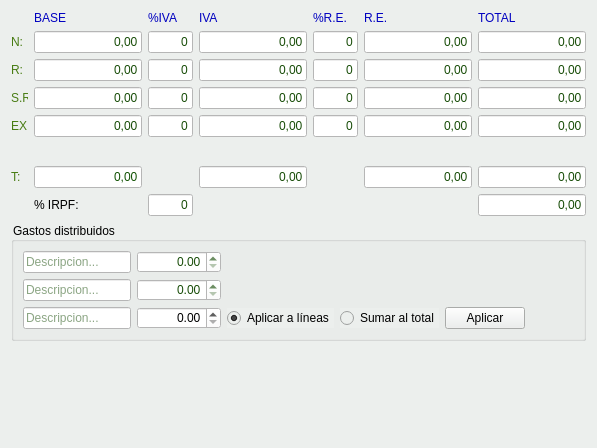
     <widget class="QWidget" name="tab_6">
      <property name="styleSheet">
       <string notr="true">background-color: #ecefed;
</string>
      </property>
      <attribute name="title">
       <string>Desglose</string>
      </attribute>
      <layout class="QVBoxLayout" name="verticalLayout_2">
       <item>
        <layout class="QGridLayout" name="gridLayout">
         <item row="0" column="1">
          <widget class="QLabel" name="label_28">
           <property name="styleSheet">
            <string notr="true">color: rgb(0, 0, 192);</string>
           </property>
           <property name="text">
            <string>BASE</string>
           </property>
          </widget>
         </item>
         <item row="0" column="2">
          <widget class="QLabel" name="label_55">
           <property name="styleSheet">
            <string notr="true">color: rgb(0, 0, 192);</string>
           </property>
           <property name="text">
            <string>%IVA</string>
           </property>
          </widget>
         </item>
         <item row="0" column="3">
          <widget class="QLabel" name="label_56">
           <property name="styleSheet">
            <string notr="true">color: rgb(0, 0, 192);</string>
           </property>
           <property name="text">
            <string>IVA</string>
           </property>
          </widget>
         </item>
         <item row="0" column="4">
          <widget class="QLabel" name="label_57">
           <property name="styleSheet">
            <string notr="true">color: rgb(0, 0, 192);</string>
           </property>
           <property name="text">
            <string>%R.E.</string>
           </property>
          </widget>
         </item>
         <item row="0" column="5">
          <widget class="QLabel" name="label_58">
           <property name="styleSheet">
            <string notr="true">color: rgb(0, 0, 192);</string>
           </property>
           <property name="text">
            <string>R.E.</string>
           </property>
          </widget>
         </item>
         <item row="0" column="6">
          <widget class="QLabel" name="label_59">
           <property name="styleSheet">
            <string notr="true">color: rgb(0, 0, 192);</string>
           </property>
           <property name="text">
            <string>TOTAL</string>
           </property>
          </widget>
         </item>
         <item row="1" column="0">
          <widget class="QLabel" name="label_2">
           <property name="maximumSize">
            <size>
             <width>17</width>
             <height>16777215</height>
            </size>
           </property>
           <property name="styleSheet">
            <string notr="true">color: rgb(72, 124, 19);</string>
           </property>
           <property name="text">
            <string>N:</string>
           </property>
          </widget>
         </item>
         <item row="1" column="1">
          <widget class="QLineEdit" name="txtrBase1">
           <property name="styleSheet">
            <string notr="true">background-color: rgb(255, 255, 255);
color: rgb(23, 76, 7);</string>
           </property>
           <property name="text">
            <string>0,00</string>
           </property>
           <property name="alignment">
            <set>Qt::AlignRight|Qt::AlignTrailing|Qt::AlignVCenter</set>
           </property>
           <property name="readOnly">
            <bool>true</bool>
           </property>
          </widget>
         </item>
         <item row="1" column="2">
          <widget class="QLineEdit" name="txtnPorcentajeIva1">
           <property name="maximumSize">
            <size>
             <width>45</width>
             <height>16777215</height>
            </size>
           </property>
           <property name="styleSheet">
            <string notr="true">background-color: rgb(255, 255, 255);
color: rgb(23, 76, 7);</string>
           </property>
           <property name="text">
            <string>0</string>
           </property>
           <property name="alignment">
            <set>Qt::AlignRight|Qt::AlignTrailing|Qt::AlignVCenter</set>
           </property>
           <property name="readOnly">
            <bool>true</bool>
           </property>
          </widget>
         </item>
         <item row="1" column="3">
          <widget class="QLineEdit" name="txtrIVA1">
           <property name="styleSheet">
            <string notr="true">background-color: rgb(255, 255, 255);
color: rgb(23, 76, 7);</string>
           </property>
           <property name="text">
            <string>0,00</string>
           </property>
           <property name="alignment">
            <set>Qt::AlignRight|Qt::AlignTrailing|Qt::AlignVCenter</set>
           </property>
           <property name="readOnly">
            <bool>true</bool>
           </property>
          </widget>
         </item>
         <item row="1" column="4">
          <widget class="QLineEdit" name="txtnRec1">
           <property name="maximumSize">
            <size>
             <width>45</width>
             <height>16777215</height>
            </size>
           </property>
           <property name="styleSheet">
            <string notr="true">background-color: rgb(255, 255, 255);
color: rgb(23, 76, 7);</string>
           </property>
           <property name="text">
            <string>0</string>
           </property>
           <property name="alignment">
            <set>Qt::AlignRight|Qt::AlignTrailing|Qt::AlignVCenter</set>
           </property>
           <property name="readOnly">
            <bool>true</bool>
           </property>
          </widget>
         </item>
         <item row="1" column="5">
          <widget class="QLineEdit" name="txtrRecargoEq1">
           <property name="styleSheet">
            <string notr="true">background-color: rgb(255, 255, 255);
color: rgb(23, 76, 7);</string>
           </property>
           <property name="text">
            <string>0,00</string>
           </property>
           <property name="alignment">
            <set>Qt::AlignRight|Qt::AlignTrailing|Qt::AlignVCenter</set>
           </property>
           <property name="readOnly">
            <bool>true</bool>
           </property>
          </widget>
         </item>
         <item row="1" column="6">
          <widget class="QLineEdit" name="txtrTotal1">
           <property name="styleSheet">
            <string notr="true">background-color: rgb(255, 255, 255);
color: rgb(23, 76, 7);</string>
           </property>
           <property name="text">
            <string>0,00</string>
           </property>
           <property name="alignment">
            <set>Qt::AlignRight|Qt::AlignTrailing|Qt::AlignVCenter</set>
           </property>
           <property name="readOnly">
            <bool>true</bool>
           </property>
          </widget>
         </item>
         <item row="2" column="0">
          <widget class="QLabel" name="label_25">
           <property name="maximumSize">
            <size>
             <width>17</width>
             <height>16777215</height>
            </size>
           </property>
           <property name="styleSheet">
            <string notr="true">color: rgb(72, 124, 19);</string>
           </property>
           <property name="text">
            <string>R:</string>
           </property>
          </widget>
         </item>
         <item row="2" column="1">
          <widget class="QLineEdit" name="txtrBase2">
           <property name="styleSheet">
            <string notr="true">background-color: rgb(255, 255, 255);
color: rgb(23, 76, 7);</string>
           </property>
           <property name="text">
            <string>0,00</string>
           </property>
           <property name="alignment">
            <set>Qt::AlignRight|Qt::AlignTrailing|Qt::AlignVCenter</set>
           </property>
           <property name="readOnly">
            <bool>true</bool>
           </property>
          </widget>
         </item>
         <item row="2" column="2">
          <widget class="QLineEdit" name="txtnPorcentajeIva2">
           <property name="maximumSize">
            <size>
             <width>45</width>
             <height>16777215</height>
            </size>
           </property>
           <property name="styleSheet">
            <string notr="true">background-color: rgb(255, 255, 255);
color: rgb(23, 76, 7);</string>
           </property>
           <property name="text">
            <string>0</string>
           </property>
           <property name="alignment">
            <set>Qt::AlignRight|Qt::AlignTrailing|Qt::AlignVCenter</set>
           </property>
           <property name="readOnly">
            <bool>true</bool>
           </property>
          </widget>
         </item>
         <item row="2" column="3">
          <widget class="QLineEdit" name="txtrIVA2">
           <property name="styleSheet">
            <string notr="true">background-color: rgb(255, 255, 255);
color: rgb(23, 76, 7);</string>
           </property>
           <property name="text">
            <string>0,00</string>
           </property>
           <property name="alignment">
            <set>Qt::AlignRight|Qt::AlignTrailing|Qt::AlignVCenter</set>
           </property>
           <property name="readOnly">
            <bool>true</bool>
           </property>
          </widget>
         </item>
         <item row="2" column="4">
          <widget class="QLineEdit" name="txtnRec2">
           <property name="maximumSize">
            <size>
             <width>45</width>
             <height>16777215</height>
            </size>
           </property>
           <property name="styleSheet">
            <string notr="true">background-color: rgb(255, 255, 255);
color: rgb(23, 76, 7);</string>
           </property>
           <property name="text">
            <string>0</string>
           </property>
           <property name="alignment">
            <set>Qt::AlignRight|Qt::AlignTrailing|Qt::AlignVCenter</set>
           </property>
           <property name="readOnly">
            <bool>true</bool>
           </property>
          </widget>
         </item>
         <item row="2" column="5">
          <widget class="QLineEdit" name="txtrRecargoEq2">
           <property name="styleSheet">
            <string notr="true">background-color: rgb(255, 255, 255);
color: rgb(23, 76, 7);</string>
           </property>
           <property name="text">
            <string>0,00</string>
           </property>
           <property name="alignment">
            <set>Qt::AlignRight|Qt::AlignTrailing|Qt::AlignVCenter</set>
           </property>
           <property name="readOnly">
            <bool>true</bool>
           </property>
          </widget>
         </item>
         <item row="2" column="6">
          <widget class="QLineEdit" name="txtrTotal2">
           <property name="styleSheet">
            <string notr="true">background-color: rgb(255, 255, 255);
color: rgb(23, 76, 7);</string>
           </property>
           <property name="text">
            <string>0,00</string>
           </property>
           <property name="alignment">
            <set>Qt::AlignRight|Qt::AlignTrailing|Qt::AlignVCenter</set>
           </property>
           <property name="readOnly">
            <bool>true</bool>
           </property>
          </widget>
         </item>
         <item row="3" column="0">
          <widget class="QLabel" name="label_26">
           <property name="maximumSize">
            <size>
             <width>17</width>
             <height>16777215</height>
            </size>
           </property>
           <property name="styleSheet">
            <string notr="true">color: rgb(72, 124, 19);</string>
           </property>
           <property name="text">
            <string>S.R.:</string>
           </property>
          </widget>
         </item>
         <item row="3" column="1">
          <widget class="QLineEdit" name="txtrBase3">
           <property name="styleSheet">
            <string notr="true">background-color: rgb(255, 255, 255);
color: rgb(23, 76, 7);</string>
           </property>
           <property name="text">
            <string>0,00</string>
           </property>
           <property name="alignment">
            <set>Qt::AlignRight|Qt::AlignTrailing|Qt::AlignVCenter</set>
           </property>
           <property name="readOnly">
            <bool>true</bool>
           </property>
          </widget>
         </item>
         <item row="3" column="2">
          <widget class="QLineEdit" name="txtnPorcentajeIva3">
           <property name="maximumSize">
            <size>
             <width>45</width>
             <height>16777215</height>
            </size>
           </property>
           <property name="styleSheet">
            <string notr="true">background-color: rgb(255, 255, 255);
color: rgb(23, 76, 7);</string>
           </property>
           <property name="text">
            <string>0</string>
           </property>
           <property name="alignment">
            <set>Qt::AlignRight|Qt::AlignTrailing|Qt::AlignVCenter</set>
           </property>
           <property name="readOnly">
            <bool>true</bool>
           </property>
          </widget>
         </item>
         <item row="3" column="3">
          <widget class="QLineEdit" name="txtrIVA3">
           <property name="styleSheet">
            <string notr="true">background-color: rgb(255, 255, 255);
color: rgb(23, 76, 7);</string>
           </property>
           <property name="text">
            <string>0,00</string>
           </property>
           <property name="alignment">
            <set>Qt::AlignRight|Qt::AlignTrailing|Qt::AlignVCenter</set>
           </property>
           <property name="readOnly">
            <bool>true</bool>
           </property>
          </widget>
         </item>
         <item row="3" column="4">
          <widget class="QLineEdit" name="txtnRec3">
           <property name="maximumSize">
            <size>
             <width>45</width>
             <height>16777215</height>
            </size>
           </property>
           <property name="styleSheet">
            <string notr="true">background-color: rgb(255, 255, 255);
color: rgb(23, 76, 7);</string>
           </property>
           <property name="text">
            <string>0</string>
           </property>
           <property name="alignment">
            <set>Qt::AlignRight|Qt::AlignTrailing|Qt::AlignVCenter</set>
           </property>
           <property name="readOnly">
            <bool>true</bool>
           </property>
          </widget>
         </item>
         <item row="3" column="5">
          <widget class="QLineEdit" name="txtrRecargoEq3">
           <property name="styleSheet">
            <string notr="true">background-color: rgb(255, 255, 255);
color: rgb(23, 76, 7);</string>
           </property>
           <property name="text">
            <string>0,00</string>
           </property>
           <property name="alignment">
            <set>Qt::AlignRight|Qt::AlignTrailing|Qt::AlignVCenter</set>
           </property>
           <property name="readOnly">
            <bool>true</bool>
           </property>
          </widget>
         </item>
         <item row="3" column="6">
          <widget class="QLineEdit" name="txtrTotal3">
           <property name="styleSheet">
            <string notr="true">background-color: rgb(255, 255, 255);
color: rgb(23, 76, 7);</string>
           </property>
           <property name="text">
            <string>0,00</string>
           </property>
           <property name="alignment">
            <set>Qt::AlignRight|Qt::AlignTrailing|Qt::AlignVCenter</set>
           </property>
           <property name="readOnly">
            <bool>true</bool>
           </property>
          </widget>
         </item>
         <item row="4" column="0">
          <widget class="QLabel" name="label_27">
           <property name="maximumSize">
            <size>
             <width>17</width>
             <height>16777215</height>
            </size>
           </property>
           <property name="styleSheet">
            <string notr="true">color: rgb(72, 124, 19);</string>
           </property>
           <property name="text">
            <string>EX.:</string>
           </property>
          </widget>
         </item>
         <item row="4" column="1">
          <widget class="QLineEdit" name="txtrBase4">
           <property name="styleSheet">
            <string notr="true">background-color: rgb(255, 255, 255);
color: rgb(23, 76, 7);</string>
           </property>
           <property name="text">
            <string>0,00</string>
           </property>
           <property name="alignment">
            <set>Qt::AlignRight|Qt::AlignTrailing|Qt::AlignVCenter</set>
           </property>
           <property name="readOnly">
            <bool>true</bool>
           </property>
          </widget>
         </item>
         <item row="4" column="2">
          <widget class="QLineEdit" name="txtnPorcentajeIva4">
           <property name="maximumSize">
            <size>
             <width>45</width>
             <height>16777215</height>
            </size>
           </property>
           <property name="styleSheet">
            <string notr="true">background-color: rgb(255, 255, 255);
color: rgb(23, 76, 7);</string>
           </property>
           <property name="text">
            <string>0</string>
           </property>
           <property name="alignment">
            <set>Qt::AlignRight|Qt::AlignTrailing|Qt::AlignVCenter</set>
           </property>
           <property name="readOnly">
            <bool>true</bool>
           </property>
          </widget>
         </item>
         <item row="4" column="3">
          <widget class="QLineEdit" name="txtrIVA4">
           <property name="styleSheet">
            <string notr="true">background-color: rgb(255, 255, 255);
color: rgb(23, 76, 7);</string>
           </property>
           <property name="text">
            <string>0,00</string>
           </property>
           <property name="alignment">
            <set>Qt::AlignRight|Qt::AlignTrailing|Qt::AlignVCenter</set>
           </property>
           <property name="readOnly">
            <bool>true</bool>
           </property>
          </widget>
         </item>
         <item row="4" column="4">
          <widget class="QLineEdit" name="txtnRec4">
           <property name="maximumSize">
            <size>
             <width>45</width>
             <height>16777215</height>
            </size>
           </property>
           <property name="styleSheet">
            <string notr="true">background-color: rgb(255, 255, 255);
color: rgb(23, 76, 7);</string>
           </property>
           <property name="text">
            <string>0</string>
           </property>
           <property name="alignment">
            <set>Qt::AlignRight|Qt::AlignTrailing|Qt::AlignVCenter</set>
           </property>
           <property name="readOnly">
            <bool>true</bool>
           </property>
          </widget>
         </item>
         <item row="4" column="5">
          <widget class="QLineEdit" name="txtrRecargoEq4">
           <property name="styleSheet">
            <string notr="true">background-color: rgb(255, 255, 255);
color: rgb(23, 76, 7);</string>
           </property>
           <property name="text">
            <string>0,00</string>
           </property>
           <property name="alignment">
            <set>Qt::AlignRight|Qt::AlignTrailing|Qt::AlignVCenter</set>
           </property>
           <property name="readOnly">
            <bool>true</bool>
           </property>
          </widget>
         </item>
         <item row="4" column="6">
          <widget class="QLineEdit" name="txtrTotal4">
           <property name="styleSheet">
            <string notr="true">background-color: rgb(255, 255, 255);
color: rgb(23, 76, 7);</string>
           </property>
           <property name="text">
            <string>0,00</string>
           </property>
           <property name="alignment">
            <set>Qt::AlignRight|Qt::AlignTrailing|Qt::AlignVCenter</set>
           </property>
           <property name="readOnly">
            <bool>true</bool>
           </property>
          </widget>
         </item>
         <item row="6" column="1">
          <widget class="QLineEdit" name="txtrBaseTotal_2">
           <property name="styleSheet">
            <string notr="true">background-color: rgb(255, 255, 255);
color: rgb(17, 82, 2);
font: 75 9pt &quot;Sans Serif&quot;;</string>
           </property>
           <property name="text">
            <string>0,00</string>
           </property>
           <property name="alignment">
            <set>Qt::AlignRight|Qt::AlignTrailing|Qt::AlignVCenter</set>
           </property>
           <property name="readOnly">
            <bool>true</bool>
           </property>
          </widget>
         </item>
         <item row="6" column="3">
          <widget class="QLineEdit" name="txtnIva_2">
           <property name="styleSheet">
            <string notr="true">background-color: rgb(255, 255, 255);
color: rgb(23, 76, 7);</string>
           </property>
           <property name="text">
            <string>0,00</string>
           </property>
           <property name="alignment">
            <set>Qt::AlignRight|Qt::AlignTrailing|Qt::AlignVCenter</set>
           </property>
           <property name="readOnly">
            <bool>true</bool>
           </property>
          </widget>
         </item>
         <item row="6" column="5">
          <widget class="QLineEdit" name="txtrTotalRecargoEq">
           <property name="styleSheet">
            <string notr="true">background-color: rgb(255, 255, 255);
color: rgb(23, 76, 7);</string>
           </property>
           <property name="text">
            <string>0,00</string>
           </property>
           <property name="alignment">
            <set>Qt::AlignRight|Qt::AlignTrailing|Qt::AlignVCenter</set>
           </property>
           <property name="readOnly">
            <bool>true</bool>
           </property>
          </widget>
         </item>
         <item row="6" column="6">
          <widget class="QLineEdit" name="txtrTotal_2">
           <property name="styleSheet">
            <string notr="true">background-color: rgb(255, 255, 255);
color: rgb(23, 76, 7);</string>
           </property>
           <property name="text">
            <string>0,00</string>
           </property>
           <property name="alignment">
            <set>Qt::AlignRight|Qt::AlignTrailing|Qt::AlignVCenter</set>
           </property>
           <property name="readOnly">
            <bool>true</bool>
           </property>
          </widget>
         </item>
         <item row="7" column="1">
          <widget class="QLabel" name="lblIRPF">
           <property name="text">
            <string>% IRPF:</string>
           </property>
          </widget>
         </item>
         <item row="7" column="2">
          <widget class="QLineEdit" name="txtnIRPF">
           <property name="enabled">
            <bool>false</bool>
           </property>
           <property name="maximumSize">
            <size>
             <width>45</width>
             <height>16777215</height>
            </size>
           </property>
           <property name="styleSheet">
            <string notr="true">background-color: rgb(255, 255, 255);
color: rgb(23, 76, 7);</string>
           </property>
           <property name="text">
            <string>0</string>
           </property>
           <property name="alignment">
            <set>Qt::AlignRight|Qt::AlignTrailing|Qt::AlignVCenter</set>
           </property>
          </widget>
         </item>
         <item row="7" column="6">
          <widget class="QLineEdit" name="txtrImporteIRPF">
           <property name="enabled">
            <bool>false</bool>
           </property>
           <property name="styleSheet">
            <string notr="true">background-color: rgb(255, 255, 255);
color: rgb(23, 76, 7);</string>
           </property>
           <property name="text">
            <string>0,00</string>
           </property>
           <property name="alignment">
            <set>Qt::AlignRight|Qt::AlignTrailing|Qt::AlignVCenter</set>
           </property>
          </widget>
         </item>
         <item row="6" column="0">
          <widget class="QLabel" name="label_29">
           <property name="maximumSize">
            <size>
             <width>17</width>
             <height>16777215</height>
            </size>
           </property>
           <property name="styleSheet">
            <string notr="true">color: rgb(72, 124, 19);</string>
           </property>
           <property name="text">
            <string>T:</string>
           </property>
          </widget>
         </item>
         <item row="5" column="3">
          <spacer name="verticalSpacer_4">
           <property name="orientation">
            <enum>Qt::Vertical</enum>
           </property>
           <property name="sizeHint" stdset="0">
            <size>
             <width>20</width>
             <height>23</height>
            </size>
           </property>
          </spacer>
         </item>
        </layout>
       </item>
       <item>
        <widget class="QGroupBox" name="groupBox">
         <property name="title">
          <string>Gastos distribuidos</string>
         </property>
         <layout class="QGridLayout" name="gridLayout_10">
          <item row="1" column="1">
           <widget class="QDoubleSpinBox" name="SpinGastoDist2">
            <property name="styleSheet">
             <string notr="true">background-color: rgb(255, 255, 255);
color: rgb(23, 76, 7);</string>
            </property>
            <property name="alignment">
             <set>Qt::AlignRight|Qt::AlignTrailing|Qt::AlignVCenter</set>
            </property>
            <property name="maximum">
             <double>999999999.000000000000000</double>
            </property>
           </widget>
          </item>
          <item row="2" column="2">
           <widget class="QRadioButton" name="GastoDist_toLineas">
            <property name="text">
             <string>Aplicar a líneas</string>
            </property>
            <property name="checked">
             <bool>true</bool>
            </property>
           </widget>
          </item>
          <item row="2" column="1">
           <widget class="QDoubleSpinBox" name="SpinGastoDist3">
            <property name="styleSheet">
             <string notr="true">background-color: rgb(255, 255, 255);</string>
            </property>
            <property name="alignment">
             <set>Qt::AlignRight|Qt::AlignTrailing|Qt::AlignVCenter</set>
            </property>
            <property name="maximum">
             <double>999999999.000000000000000</double>
            </property>
           </widget>
          </item>
          <item row="0" column="0">
           <widget class="QLineEdit" name="txtGastoDist1">
            <property name="styleSheet">
             <string notr="true">background-color: rgb(255, 255, 255);
color: rgb(23, 76, 7);</string>
            </property>
            <property name="placeholderText">
             <string>Descripcion...</string>
            </property>
           </widget>
          </item>
          <item row="2" column="0">
           <widget class="QLineEdit" name="txtGastoDist3">
            <property name="styleSheet">
             <string notr="true">background-color: rgb(255, 255, 255);
color: rgb(23, 76, 7);</string>
            </property>
            <property name="placeholderText">
             <string>Descripcion...</string>
            </property>
           </widget>
          </item>
          <item row="2" column="4">
           <widget class="QPushButton" name="btn_AplyGastoDist">
            <property name="text">
             <string>Aplicar</string>
            </property>
           </widget>
          </item>
          <item row="2" column="3">
           <widget class="QRadioButton" name="GastoDist_toTotal">
            <property name="text">
             <string>Sumar al total</string>
            </property>
           </widget>
          </item>
          <item row="0" column="1">
           <widget class="QDoubleSpinBox" name="SpinGastoDist1">
            <property name="styleSheet">
             <string notr="true">background-color: rgb(255, 255, 255);
color: rgb(23, 76, 7);</string>
            </property>
            <property name="alignment">
             <set>Qt::AlignRight|Qt::AlignTrailing|Qt::AlignVCenter</set>
            </property>
            <property name="maximum">
             <double>999999999.000000000000000</double>
            </property>
           </widget>
          </item>
          <item row="1" column="0">
           <widget class="QLineEdit" name="txtGastoDist2">
            <property name="styleSheet">
             <string notr="true">background-color: rgb(255, 255, 255);
color: rgb(23, 76, 7);</string>
            </property>
            <property name="placeholderText">
             <string>Descripcion...</string>
            </property>
           </widget>
          </item>
          <item row="2" column="5">
           <spacer name="horizontalSpacer_8">
            <property name="orientation">
             <enum>Qt::Horizontal</enum>
            </property>
            <property name="sizeHint" stdset="0">
             <size>
              <width>40</width>
              <height>20</height>
             </size>
            </property>
           </spacer>
          </item>
         </layout>
        </widget>
       </item>
       <item>
        <spacer name="verticalSpacer_3">
         <property name="orientation">
          <enum>Qt::Vertical</enum>
         </property>
         <property name="sizeHint" stdset="0">
          <size>
           <width>20</width>
           <height>96</height>
          </size>
         </property>
        </spacer>
       </item>
      </layout>
     </widget>
